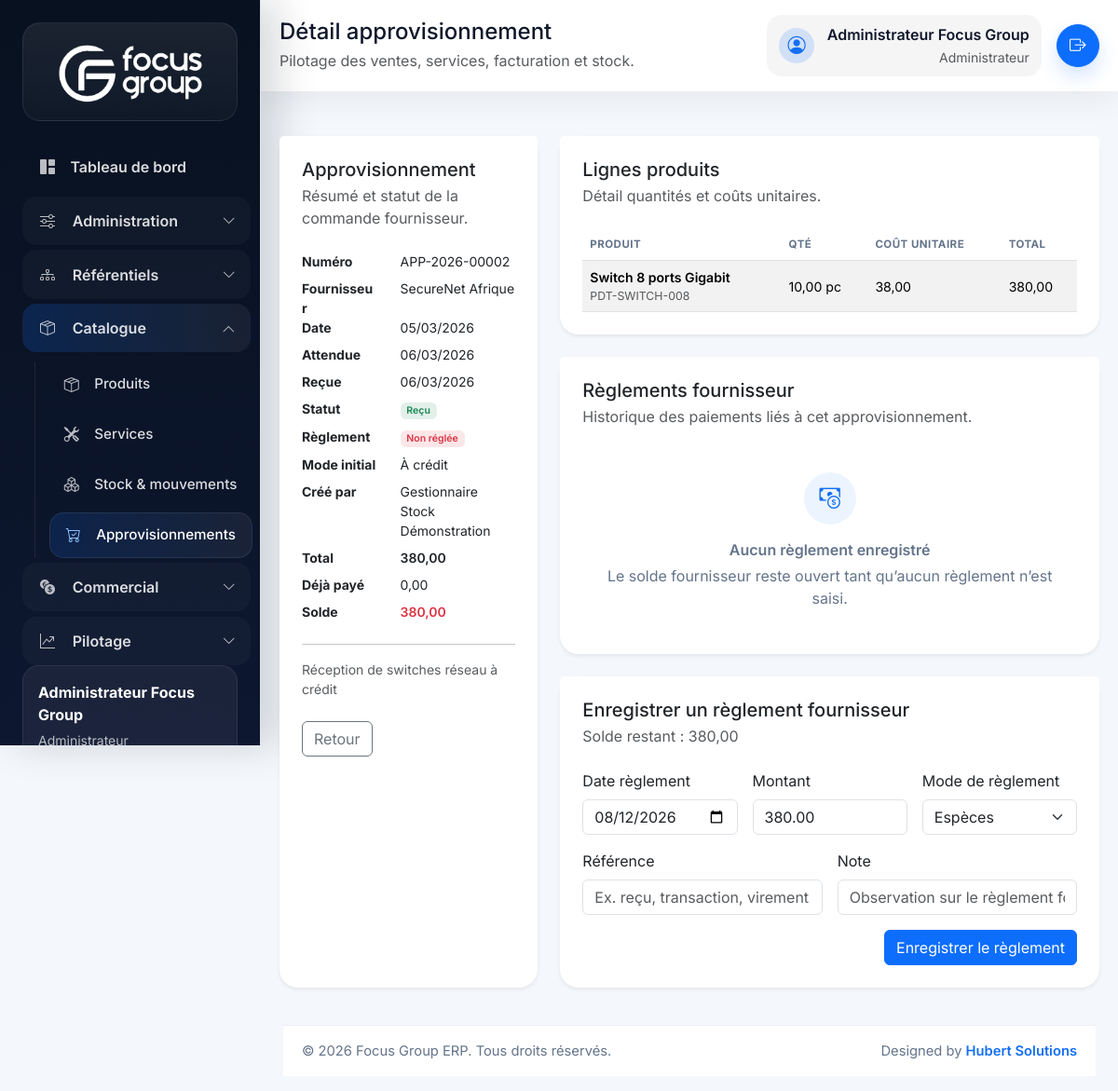
The app's page /index.php/procurements/show?id=2 (signed in) with its own data.
### tables this page shows
CREATE TABLE procurements (
    id BIGINT UNSIGNED AUTO_INCREMENT PRIMARY KEY,
    supplier_id BIGINT UNSIGNED NOT NULL,
    user_id BIGINT UNSIGNED NOT NULL,
    procurement_number VARCHAR(30) NOT NULL UNIQUE,
    procurement_date DATE NOT NULL,
    expected_date DATE NULL,
    received_date DATE NULL,
    status ENUM('draft', 'ordered', 'received', 'cancelled') NOT NULL DEFAULT 'draft',
    payment_method ENUM('cash', 'mobile_money', 'bank_transfer', 'card', 'cheque', 'other', 'credit') NOT NULL DEFAULT 'cash',
    payment_status ENUM('unpaid', 'partial_paid', 'paid') NOT NULL DEFAULT 'paid',
    amount_paid DECIMAL(18,2) NOT NULL DEFAULT 0,
    balance_due DECIMAL(18,2) NOT NULL DEFAULT 0,
    settled_at DATETIME NULL,
    subtotal DECIMAL(18,2) NOT NULL DEFAULT 0,
    discount_amount DECIMAL(18,2) NOT NULL DEFAULT 0,
    tax_amount DECIMAL(18,2) NOT NULL DEFAULT 0,
    grand_total DECIMAL(18,2) NOT NULL DEFAULT 0,
    notes TEXT NULL,
    deleted_at DATETIME NULL,
    created_at DATETIME NOT NULL DEFAULT CURRENT_TIMESTAMP,
    updated_at DATETIME NOT NULL DEFAULT CURRENT_TIMESTAMP ON UPDATE CURRENT_TIMESTAMP,
    CONSTRAINT fk_procurements_supplier FOREIGN KEY (supplier_id) REFERENCES suppliers(id),
    CONSTRAINT fk_procurements_user FOREIGN KEY (user_id) REFERENCES users(id)
);

CREATE TABLE suppliers (
    id BIGINT UNSIGNED AUTO_INCREMENT PRIMARY KEY,
    supplier_code VARCHAR(30) NOT NULL UNIQUE,
    company_name VARCHAR(150) NOT NULL,
    contact_name VARCHAR(150) NULL,
    phone VARCHAR(30) NULL,
    email VARCHAR(150) NULL,
    address TEXT NULL,
    city VARCHAR(100) NULL,
    notes TEXT NULL,
    is_active TINYINT(1) NOT NULL DEFAULT 1,
    deleted_at DATETIME NULL,
    created_at DATETIME NOT NULL DEFAULT CURRENT_TIMESTAMP,
    updated_at DATETIME NOT NULL DEFAULT CURRENT_TIMESTAMP ON UPDATE CURRENT_TIMESTAMP
);

CREATE TABLE users (
    id BIGINT UNSIGNED AUTO_INCREMENT PRIMARY KEY,
    role_id BIGINT UNSIGNED NOT NULL,
    shop_id BIGINT UNSIGNED NULL,
    full_name VARCHAR(150) NOT NULL,
    email VARCHAR(150) NOT NULL UNIQUE,
    phone VARCHAR(30) NULL,
    password VARCHAR(255) NOT NULL,
    avatar VARCHAR(255) NULL,
    is_active TINYINT(1) NOT NULL DEFAULT 1,
    last_login_at DATETIME NULL,
    deleted_at DATETIME NULL,
    created_at DATETIME NOT NULL DEFAULT CURRENT_TIMESTAMP,
    updated_at DATETIME NOT NULL DEFAULT CURRENT_TIMESTAMP ON UPDATE CURRENT_TIMESTAMP,
    CONSTRAINT fk_users_role FOREIGN KEY (role_id) REFERENCES roles(id),
    CONSTRAINT fk_users_shop FOREIGN KEY (shop_id) REFERENCES shops(id)
);

CREATE TABLE procurement_items (
    id BIGINT UNSIGNED AUTO_INCREMENT PRIMARY KEY,
    procurement_id BIGINT UNSIGNED NOT NULL,
    product_id BIGINT UNSIGNED NOT NULL,
    quantity DECIMAL(18,2) NOT NULL,
    unit_cost DECIMAL(18,2) NOT NULL,
    line_total DECIMAL(18,2) NOT NULL,
    created_at DATETIME NOT NULL DEFAULT CURRENT_TIMESTAMP,
    CONSTRAINT fk_procurement_items_procurement FOREIGN KEY (procurement_id) REFERENCES procurements(id) ON DELETE CASCADE,
    CONSTRAINT fk_procurement_items_product FOREIGN KEY (product_id) REFERENCES products(id)
);

CREATE TABLE products (
    id BIGINT UNSIGNED AUTO_INCREMENT PRIMARY KEY,
    category_id BIGINT UNSIGNED NOT NULL,
    unit_id BIGINT UNSIGNED NOT NULL,
    sku VARCHAR(50) NOT NULL UNIQUE,
    name VARCHAR(150) NOT NULL,
    description TEXT NULL,
    barcode VARCHAR(100) NULL,
    cost_price DECIMAL(18,2) NOT NULL DEFAULT 0,
    sale_price DECIMAL(18,2) NOT NULL DEFAULT 0,
    minimum_stock DECIMAL(18,2) NOT NULL DEFAULT 0,
    current_stock DECIMAL(18,2) NOT NULL DEFAULT 0,
    image_path VARCHAR(255) NULL,
    is_active TINYINT(1) NOT NULL DEFAULT 1,
    deleted_at DATETIME NULL,
    created_at DATETIME NOT NULL DEFAULT CURRENT_TIMESTAMP,
    updated_at DATETIME NOT NULL DEFAULT CURRENT_TIMESTAMP ON UPDATE CURRENT_TIMESTAMP,
    CONSTRAINT fk_products_category FOREIGN KEY (category_id) REFERENCES categories(id),
    CONSTRAINT fk_products_unit FOREIGN KEY (unit_id) REFERENCES units(id)
);

CREATE TABLE units (
    id BIGINT UNSIGNED AUTO_INCREMENT PRIMARY KEY,
    name VARCHAR(80) NOT NULL,
    symbol VARCHAR(20) NOT NULL,
    deleted_at DATETIME NULL,
    created_at DATETIME NOT NULL DEFAULT CURRENT_TIMESTAMP,
    updated_at DATETIME NOT NULL DEFAULT CURRENT_TIMESTAMP ON UPDATE CURRENT_TIMESTAMP,
    UNIQUE KEY uq_units_symbol (symbol)
);

### app/Views/procurements/show.php (the view, shortened to what the rows shown need)
<div class="row g-4">
    <div class="col-lg-4">
        <div class="card border-0 shadow-sm h-100">
            <div class="card-body px-4 pb-4">
                <dl class="row mb-0 small">
                    <dt class="col-5">Numéro</dt><dd class="col-7"><?= e($procurement['procurement_number']); ?></dd>
                    <dt class="col-5">Fournisseur</dt><dd class="col-7"><?= e($procurement['supplier_name']); ?></dd>
                    <dt class="col-5">Date</dt><dd class="col-7"><?= e(date('d/m/Y', strtotime((string) $procurement['procurement_date']))); ?></dd>
                    <dt class="col-5">Attendue</dt><dd class="col-7"><?= e($procurement['expected_date'] ? date('d/m/Y', strtotime((string) $procurement['expected_date'])) : '—'); ?></dd>
                    <dt class="col-5">Reçue</dt><dd class="col-7"><?= e($procurement['received_date'] ? date('d/m/Y', strtotime((string) $procurement['received_date'])) : '—'); ?></dd>
                    <dt class="col-5">Statut</dt><dd class="col-7"><span class="badge <?= e(status_badge_class($procurement['status'])); ?>"><?= e(status_label($procurement['status'])); ?></span></dd>
                    <dt class="col-5">Règlement</dt><dd class="col-7"><span class="badge <?= e(status_badge_class($procurement['payment_status'] ?? 'paid')); ?>"><?= e(status_label($procurement['payment_status'] ?? 'paid')); ?></span></dd>
                    <dt class="col-5">Mode initial</dt><dd class="col-7"><?= e(payment_method_label($procurement['payment_method'] ?? 'cash')); ?></dd>
                    <dt class="col-5">Créé par</dt><dd class="col-7"><?= e($procurement['user_name']); ?></dd>
                    <dt class="col-5">Total</dt><dd class="col-7 fw-semibold"><?= e(number_format((float) $procurement['grand_total'], 2, ',', ' ')); ?></dd>
                    <dt class="col-5">Déjà payé</dt><dd class="col-7"><?= e(number_format((float) ($procurement['amount_paid'] ?? 0), 2, ',', ' ')); ?></dd>
                    <dt class="col-5">Solde</dt><dd class="col-7 text-danger fw-semibold"><?= e(number_format((float) ($procurement['balance_due'] ?? 0), 2, ',', ' ')); ?></dd>
                </dl>
                <?php if ($procurement['notes']): ?>
                    <hr>
                    <div class="small text-muted"><?= e($procurement['notes']); ?></div>
                <?php endif; ?>
                <div class="d-flex gap-2 mt-4">
                    <a href="<?= e(url('/procurements')); ?>" class="btn btn-outline-secondary">Retour</a>
                </div>
            </div>
        </div>
    </div>
    <div class="col-lg-8">
        <div class="card border-0 shadow-sm mb-4">
            <div class="card-body px-4 pb-4">
                <div class="table-responsive">
                    <table class="table table-striped align-middle mb-0">
                        <thead>
                            <tr>
                                <th>Produit</th>
                                <th>Qté</th>
                                <th>Coût unitaire</th>
                                <th>Total</th>
                            </tr>
                        </thead>
                        <tbody>
                            <?php foreach ($items as $item): ?>
                                <tr>
                                    <td>
                                        <div class="fw-semibold"><?= e($item['product_name']); ?></div>
                                        <small class="text-muted"><?= e($item['sku']); ?></small>
                                    </td>
                                    <td><?= e(number_format((float) $item['quantity'], 2, ',', ' ') . ' ' . $item['unit_symbol']); ?></td>
                                    <td><?= e(number_format((float) $item['unit_cost'], 2, ',', ' ')); ?></td>
                                    <td><?= e(number_format((float) $item['line_total'], 2, ',', ' ')); ?></td>
                                </tr>
                            <?php endforeach; ?>
                        </tbody>
                    </table>
                </div>
            </div>
        </div>
        <?php if ((float) ($procurement['balance_due'] ?? 0) > 0): ?>
        <div class="card border-0 shadow-sm">
            <div class="card-header bg-white border-0 pt-4 px-4">
                <h3 class="h5 mb-1">Enregistrer un règlement fournisseur</h3>
                <p class="text-muted mb-0">Solde restant : <?= e(number_format((float) $procurement['balance_due'], 2, ',', ' ')); ?></p>
            </div>
            <div class="card-body px-4 pb-4">
                <form method="post" action="<?= e(url('/procurements/pay')); ?>" class="row g-3">
                    <div class="col-md-4">
                        <label class="form-label">Date règlement</label>
                        <input type="date" class="form-control" name="payment_date" value="<?= e(date('Y-m-d')); ?>" required>
                    </div>
                    <div class="col-md-4">
                        <label class="form-label">Montant</label>
                        <input type="number" step="0.01" min="0.01" max="<?= e((string) $procurement['balance_due']); ?>" class="form-control" name="amount" value="<?= e((string) $procurement['balance_due']); ?>" required>
                    </div>
                    <div class="col-md-4">
                        <label class="form-label">Mode de règlement</label>
                        <select name="method" class="form-select" required>
                            <option value="cash">Espèces</option>
                        </select>
                    </div>
                    <div class="col-md-6">
                        <label class="form-label">Référence</label>
                        <input type="text" class="form-control" name="reference" placeholder="Ex. reçu, transaction, virement">
                    </div>
                    <div class="col-md-6">
                        <label class="form-label">Note</label>
                        <input type="text" class="form-control" name="notes" placeholder="Observation sur le règlement fournisseur">
                    </div>
                    <div class="col-12 d-flex justify-content-end">
                        <button type="submit" class="btn btn-primary">Enregistrer le règlement</button>
                    </div>
                </form>
            </div>
        </div>
        <?php endif; ?>
    </div>
</div>

### records on screen
procurements: procurement_number "APP-2026-00002", supplier.company_name "SecureNet Afrique", procurement_date "05/03/2026", expected_date "06/03/2026", received_date "06/03/2026", status "Reçu", payment_status "Non réglée", payment_method "À crédit", user.full_name "Gestionnaire Stock Démonstration", grand_total "380,00", amount_paid "0,00", balance_due "380,00", notes "Réception de switches réseau à crédit", amount "380.00"
procurement_items: product.name "Switch 8 ports Gigabit", product.sku "PDT-SWITCH-008", quantity.symbol "10,00 pc", unit_cost "38,00", line_total "380,00"

### other values on screen
$currentUser['full_name'] "Administrateur Focus Group"
$currentUser['role_name'] "Administrateur"
$pageTitle "Détail approvisionnement"
app_scope_description() "Pilotage des ventes, services, facturation et stock."
config('app.name') "Focus Group ERP"
